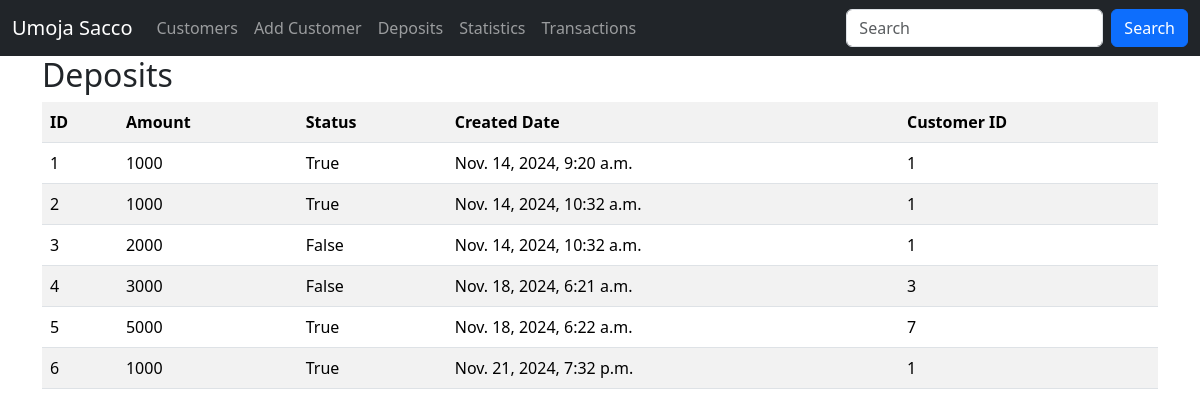
The app's page /deposits (signed in), older data.
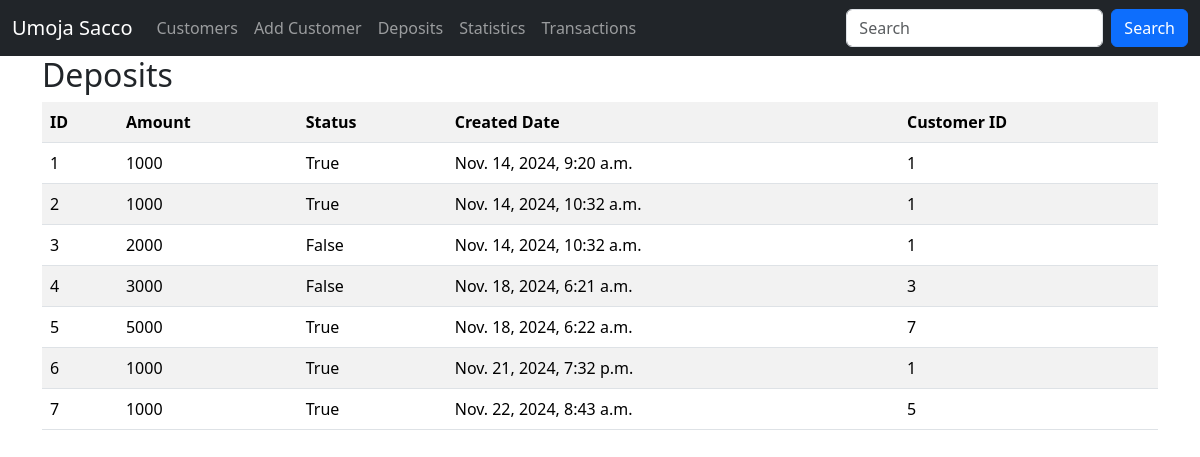
The same page, newer data.
### sacco/models.py (models this page shows, shortened)
class Deposit(models.Model):
    amount = models.IntegerField()
    status = models.BooleanField(default=False)
    customer = models.ForeignKey(Customer, on_delete=models.CASCADE)
    created_at = models.DateTimeField(auto_now_add=True)
    updated_at = models.DateTimeField(auto_now=True)
    class Meta:
        db_table = 'deposits'

### sacco/views.py (the view)
# urls.py: path('deposits', views.deposits, name='deposits'),
@login_required
def deposits(request):
    data = Deposit.objects.all()
    return render(request, "deposits.html", {"deposits": data})

### templates/deposits.html (shortened to what this page needs)
{% extends 'master.html' %}
{% block content %}
    <div class="container">
        <h2>Deposits</h2>
        <table class="table table-striped">
            <tr>
                <th>ID</th>
                <th>Amount</th>
                <th>Status</th>
                <th>Created Date</th>
                <th>Customer ID</th>
            </tr>
            {% for deposit in deposits  %}
            	<tr>
                    <td>{{deposit.id}}</td>
                    <td>{{deposit.amount}}</td>
                    <td>{{deposit.status}}</td>
                    <td>{{deposit.created_at}}</td>
                    <td>{{deposit.customer_id}}</td>
                </tr>
            {% empty %}
            	<p>No Deposits in the Sacco</p>
            {% endfor %}
        </table>
    </div>
{% endblock %}

Row changes from the older to the newer data that the page shows:
added Deposit: id "7", amount "1000", status "True", created_at "Nov. 22, 2024, 8:43 a.m.", customer_id "5"
